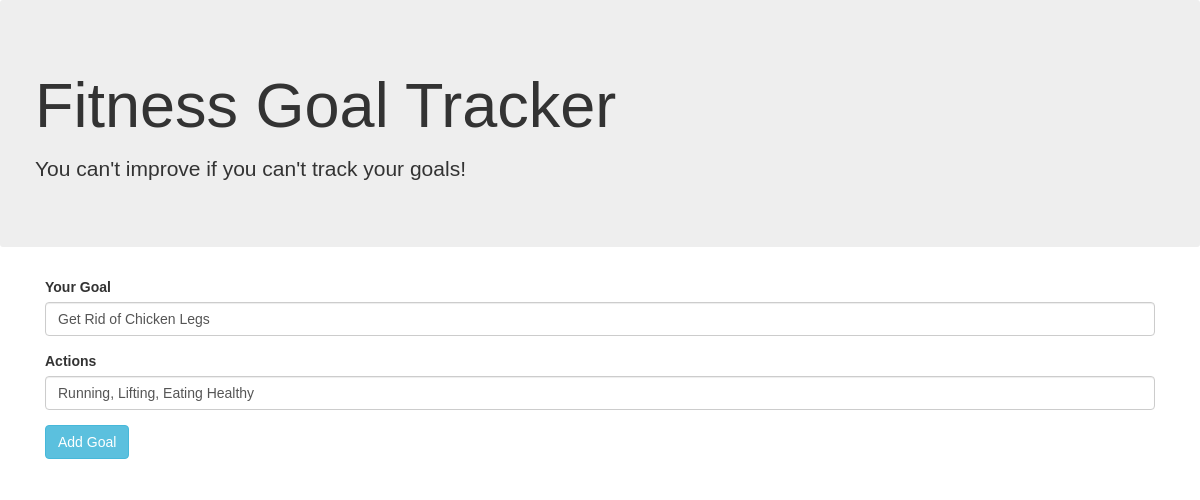
Page /index.php/goals/edit/35 on the committed database.
### tables this page shows
CREATE TABLE `goals` (
  `id` int(11) NOT NULL,
  `name` longtext NOT NULL,
  `actions` longtext NOT NULL,
  `status` tinyint(2) NOT NULL DEFAULT '1' COMMENT '0-inactive,1-active',
  `created` bigint(20) DEFAULT '0'
);

### application/controllers/Goals.php (called while the page is built, shortened)
<?php
class Goals extends CI_Controller {
	public function edit($id=''){
		$where = array(
            'id' => $id,
		);
		$data['row'] = db_get_row('goals', $where);
		$this->load->view('include/header');
        $this->load->view('goals/edit', $data);
	}
}

### index.php (called while the page is built, shortened)
<?php
require_once BASEPATH.'core/CodeIgniter.php';

### application/helpers/db_helper.php (called while the page is built, shortened)
<?php
function db_get_row($table_name, $where_array=array(), $order_array=array()){
    $CI =& get_instance();
    if(count($where_array) > 0){
		foreach($where_array as $key => $value){
			$CI->db->where($key, $value);
		}
	}
 	$CI->db->limit(1, 0);
    $query = $CI->db->get($table_name);
    if($query->num_rows() > 0){
      	$return = $query->row();
    }else{
      	$return = FALSE;
    }
    return $return;
}
?>

### application/helpers/other_helper.php (called while the page is built, shortened)
<?php
function get_site_url($uri=''){
	return 'http://localhost/fitness/index.php/'.$uri;
}
?>

### application/views/goals/edit.php (the view, shortened to what this page needs)
<main role="main">
      <div class="jumbotron">
    <div class="container">
      <h1 class="display-4">Fitness Goal Tracker</h1>
      <p>You can't improve if you can't track your goals!</p>
    </div>
  </div>
<div class="container">
<form action="<?php echo get_site_url('goals/edit/'.$row->id); ?>" method="post" >
  <div class="form-group">
    <label>Your Goal</label>
    <input type="text" class="form-control" name="name" value="<?php echo $row->name; ?>" placeholder="Your Goal">
  </div>
  <div class="form-group">
    <label>Actions</label>
    <input type="text" class="form-control" name="actions" value="<?php echo $row->actions; ?>" placeholder="Actions">
  </div>
   <button type="submit" name="submit" value="Edit" class="btn btn-info">Add Goal</button>
</form>
</div>

### application/views/include/header.php (style rules this page uses)
body { font-family: Arial; margin: 0; }

### rows in the picture
goals: name "Get Rid of Chicken Legs", actions "Running, Lifting, Eating Healthy"
